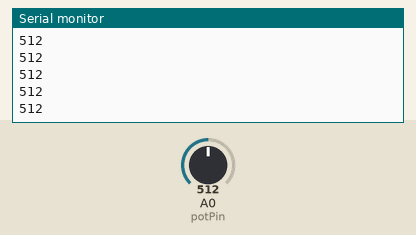
The sketch below on a simulated Arduino Uno, built with avr-gcc and run on an emulated ATmega328P. Parts: the last lines printed to the serial monitor. Inputs (shaded band) come from the test bench; at power-on: A0 (potPin) = 512.

Above: at 1.2 s.
1.3 s: A0 (potPin) set to 716
At 1.56 s:
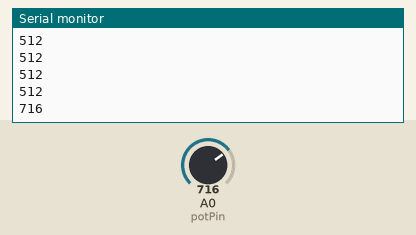
2.8 s: A0 (potPin) set to 900
At 2.96 s:
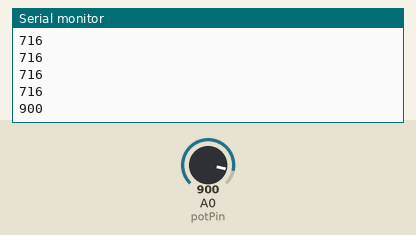
Timing chart, 0 to 5.8 s (numbered marks = the images above; inputs shaded):
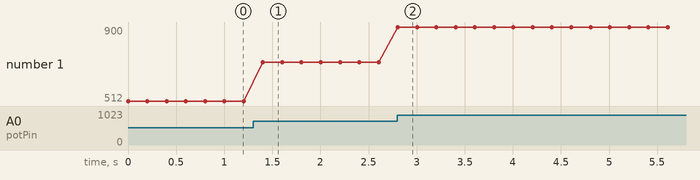

Measured:
- after the input at 1.3 s, the serial monitor: prints a new line after 0.10 s (image 1)
- after the input at 2.8 s, the serial monitor: prints a new line at once (image 2)
- plotted number 1: 512 → 716 after the input at 1.3 s, 716 → 900 after the input at 2.8 s

The sketch:

potVal_test.ino
```cpp
byte potPin = A0;
//long int potVal;
int potVal = analogRead(A0);
void setup() {
  Serial.println("Setup Start");
  // put your setup code here, to run once:

Serial.begin(115200);
}

void loop()
   {
  // put your main code here, to run repeatedly:

potVal = analogRead(potPin);
Serial.println(potVal);
delay(200);
}
```
